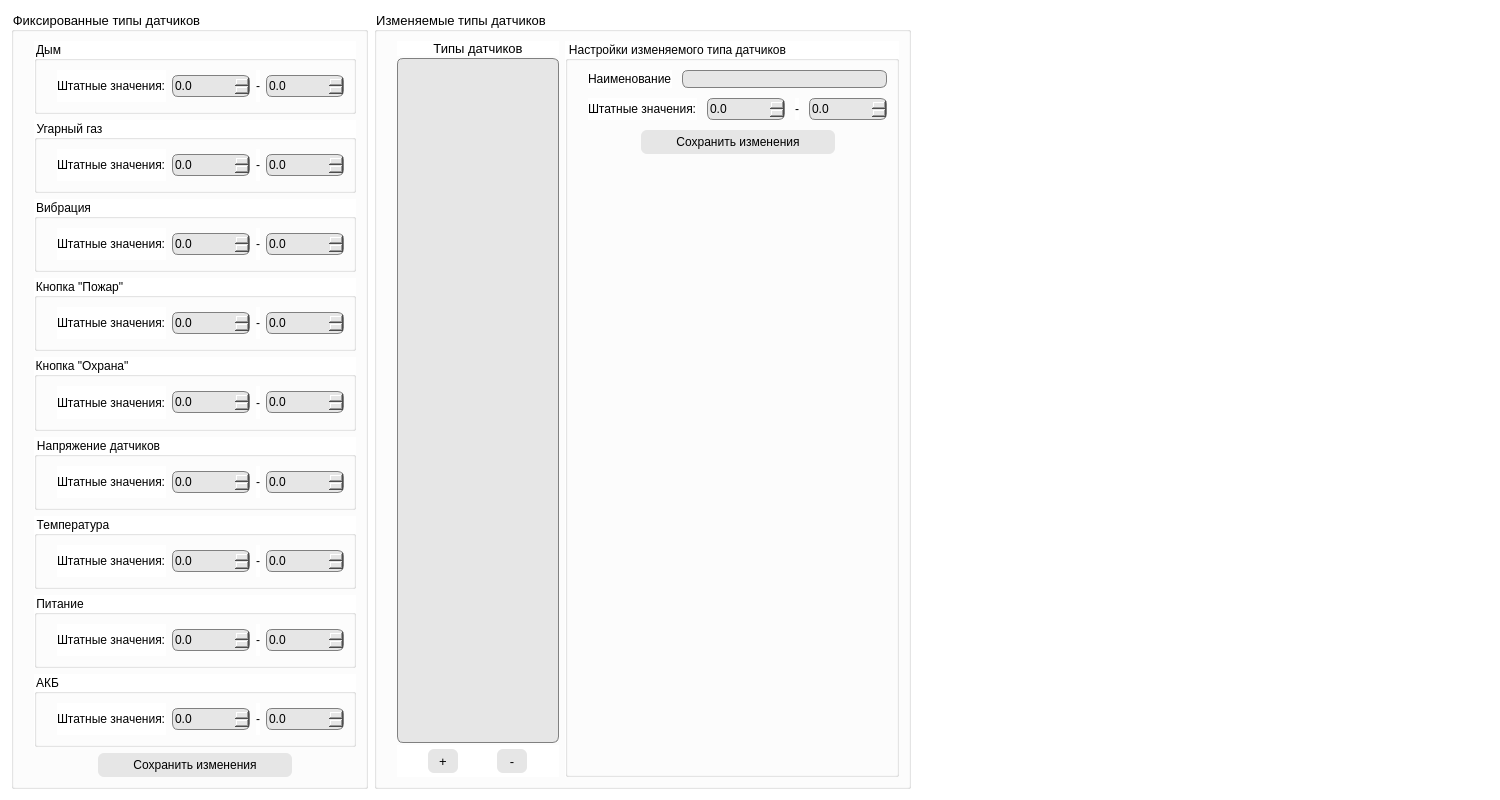
<?xml version="1.0" encoding="UTF-8"?>
<ui version="4.0">
 <class>SensorsTabWidget</class>
 <widget class="QWidget" name="SensorsTabWidget">
  <property name="geometry">
   <rect>
    <x>0</x>
    <y>0</y>
    <width>1500</width>
    <height>800</height>
   </rect>
  </property>
  <property name="windowTitle">
   <string>Form</string>
  </property>
  <property name="styleSheet">
   <string notr="true">QWidget,
QDialog
{
	background-color: rgb(255, 255, 255);
}

QListWidget#listUnfixedSensorTypes
{
	background-color: rgb(230, 230, 230);
	border: 1px solid gray;
	border-radius: 6px;
	padding: 6px 0px;
	max-width: 160px;
}

QLineEdit
{
	background-color: rgb(230, 230, 230);
	border-radius: 6px;
	border: 1px solid gray;
	min-width: 160px;
}

QDoubleSpinBox
{
	background-color: rgb(230, 230, 230);
	border-radius: 6px;
	border: 1px solid gray;
	min-height: 20px;
	min-width: 60px;	
	max-width: 100px;	
}

QPushButton
{
	background-color: rgb(230, 230, 230);
	border: none;
	border-radius: 6px;
	min-width: 80px;	
	min-height: 24px;
}

QPushButton#btnAddUnfixedSensor, #btnRemoveUnfixedSensor
{
	min-width: 30px;	
}


QPushButton#btnSaveFixedTypes, #btnSaveUnfixedType
{
	min-width: 170px;
	padding: 0px 12px;
}

QPushButton:hover
{
	border: 2px solid black;
}
</string>
  </property>
  <layout class="QHBoxLayout" name="horizontalLayout">
   <item>
    <widget class="QGroupBox" name="groupBox_17">
     <property name="sizePolicy">
      <sizepolicy hsizetype="Fixed" vsizetype="Preferred">
       <horstretch>0</horstretch>
       <verstretch>0</verstretch>
      </sizepolicy>
     </property>
     <property name="font">
      <font>
       <pointsize>10</pointsize>
      </font>
     </property>
     <property name="title">
      <string>Фиксированные типы датчиков</string>
     </property>
     <layout class="QVBoxLayout" name="verticalLayout_13">
      <property name="leftMargin">
       <number>20</number>
      </property>
      <item>
       <widget class="QGroupBox" name="gbSensorSmoke">
        <property name="sizePolicy">
         <sizepolicy hsizetype="Preferred" vsizetype="Minimum">
          <horstretch>0</horstretch>
          <verstretch>0</verstretch>
         </sizepolicy>
        </property>
        <property name="font">
         <font>
          <pointsize>9</pointsize>
         </font>
        </property>
        <property name="title">
         <string>Дым</string>
        </property>
        <layout class="QHBoxLayout" name="horizontalLayout_22">
         <property name="leftMargin">
          <number>20</number>
         </property>
         <item>
          <widget class="QLabel" name="label_82">
           <property name="font">
            <font>
             <pointsize>9</pointsize>
            </font>
           </property>
           <property name="text">
            <string>Штатные значения:</string>
           </property>
          </widget>
         </item>
         <item>
          <widget class="QDoubleSpinBox" name="dsbSensorSmokeMin">
           <property name="decimals">
            <number>1</number>
           </property>
           <property name="maximum">
            <double>65535.000000000000000</double>
           </property>
           <property name="singleStep">
            <double>0.100000000000000</double>
           </property>
          </widget>
         </item>
         <item>
          <widget class="QLabel" name="label_83">
           <property name="sizePolicy">
            <sizepolicy hsizetype="Fixed" vsizetype="Preferred">
             <horstretch>0</horstretch>
             <verstretch>0</verstretch>
            </sizepolicy>
           </property>
           <property name="font">
            <font>
             <pointsize>9</pointsize>
            </font>
           </property>
           <property name="text">
            <string>-</string>
           </property>
          </widget>
         </item>
         <item>
          <widget class="QDoubleSpinBox" name="dsbSensorSmokeMax">
           <property name="decimals">
            <number>1</number>
           </property>
           <property name="maximum">
            <double>65535.000000000000000</double>
           </property>
           <property name="singleStep">
            <double>0.100000000000000</double>
           </property>
          </widget>
         </item>
        </layout>
       </widget>
      </item>
      <item>
       <widget class="QGroupBox" name="gbSensorCO">
        <property name="sizePolicy">
         <sizepolicy hsizetype="Preferred" vsizetype="Minimum">
          <horstretch>0</horstretch>
          <verstretch>0</verstretch>
         </sizepolicy>
        </property>
        <property name="font">
         <font>
          <pointsize>9</pointsize>
         </font>
        </property>
        <property name="title">
         <string>Угарный газ</string>
        </property>
        <layout class="QHBoxLayout" name="horizontalLayout_23">
         <property name="leftMargin">
          <number>20</number>
         </property>
         <item>
          <widget class="QLabel" name="label_84">
           <property name="font">
            <font>
             <pointsize>9</pointsize>
            </font>
           </property>
           <property name="text">
            <string>Штатные значения:</string>
           </property>
          </widget>
         </item>
         <item>
          <widget class="QDoubleSpinBox" name="dsbSensorCOMin">
           <property name="decimals">
            <number>1</number>
           </property>
           <property name="maximum">
            <double>65535.000000000000000</double>
           </property>
           <property name="singleStep">
            <double>0.100000000000000</double>
           </property>
          </widget>
         </item>
         <item>
          <widget class="QLabel" name="label_85">
           <property name="sizePolicy">
            <sizepolicy hsizetype="Fixed" vsizetype="Preferred">
             <horstretch>0</horstretch>
             <verstretch>0</verstretch>
            </sizepolicy>
           </property>
           <property name="font">
            <font>
             <pointsize>9</pointsize>
            </font>
           </property>
           <property name="text">
            <string>-</string>
           </property>
          </widget>
         </item>
         <item>
          <widget class="QDoubleSpinBox" name="dsbSensorCOMax">
           <property name="decimals">
            <number>1</number>
           </property>
           <property name="maximum">
            <double>65535.000000000000000</double>
           </property>
           <property name="singleStep">
            <double>0.100000000000000</double>
           </property>
          </widget>
         </item>
        </layout>
       </widget>
      </item>
      <item>
       <widget class="QGroupBox" name="gbVibration">
        <property name="sizePolicy">
         <sizepolicy hsizetype="Preferred" vsizetype="Minimum">
          <horstretch>0</horstretch>
          <verstretch>0</verstretch>
         </sizepolicy>
        </property>
        <property name="font">
         <font>
          <pointsize>9</pointsize>
         </font>
        </property>
        <property name="title">
         <string>Вибрация</string>
        </property>
        <layout class="QHBoxLayout" name="horizontalLayout_24">
         <property name="leftMargin">
          <number>20</number>
         </property>
         <item>
          <widget class="QLabel" name="label_86">
           <property name="font">
            <font>
             <pointsize>9</pointsize>
            </font>
           </property>
           <property name="text">
            <string>Штатные значения:</string>
           </property>
          </widget>
         </item>
         <item>
          <widget class="QDoubleSpinBox" name="dsbVibrationMin">
           <property name="decimals">
            <number>1</number>
           </property>
           <property name="maximum">
            <double>65535.000000000000000</double>
           </property>
           <property name="singleStep">
            <double>0.100000000000000</double>
           </property>
          </widget>
         </item>
         <item>
          <widget class="QLabel" name="label_87">
           <property name="sizePolicy">
            <sizepolicy hsizetype="Fixed" vsizetype="Preferred">
             <horstretch>0</horstretch>
             <verstretch>0</verstretch>
            </sizepolicy>
           </property>
           <property name="font">
            <font>
             <pointsize>9</pointsize>
            </font>
           </property>
           <property name="text">
            <string>-</string>
           </property>
          </widget>
         </item>
         <item>
          <widget class="QDoubleSpinBox" name="dsbVibrationMax">
           <property name="decimals">
            <number>1</number>
           </property>
           <property name="maximum">
            <double>65535.000000000000000</double>
           </property>
           <property name="singleStep">
            <double>0.100000000000000</double>
           </property>
          </widget>
         </item>
        </layout>
       </widget>
      </item>
      <item>
       <widget class="QGroupBox" name="gbBtnFire">
        <property name="sizePolicy">
         <sizepolicy hsizetype="Preferred" vsizetype="Minimum">
          <horstretch>0</horstretch>
          <verstretch>0</verstretch>
         </sizepolicy>
        </property>
        <property name="font">
         <font>
          <pointsize>9</pointsize>
         </font>
        </property>
        <property name="title">
         <string>Кнопка &quot;Пожар&quot;</string>
        </property>
        <layout class="QHBoxLayout" name="horizontalLayout_25">
         <property name="leftMargin">
          <number>20</number>
         </property>
         <item>
          <widget class="QLabel" name="label_88">
           <property name="font">
            <font>
             <pointsize>9</pointsize>
            </font>
           </property>
           <property name="text">
            <string>Штатные значения:</string>
           </property>
          </widget>
         </item>
         <item>
          <widget class="QDoubleSpinBox" name="dsbBtnFireMin">
           <property name="decimals">
            <number>1</number>
           </property>
           <property name="maximum">
            <double>65535.000000000000000</double>
           </property>
           <property name="singleStep">
            <double>0.100000000000000</double>
           </property>
          </widget>
         </item>
         <item>
          <widget class="QLabel" name="label_89">
           <property name="sizePolicy">
            <sizepolicy hsizetype="Fixed" vsizetype="Preferred">
             <horstretch>0</horstretch>
             <verstretch>0</verstretch>
            </sizepolicy>
           </property>
           <property name="font">
            <font>
             <pointsize>9</pointsize>
            </font>
           </property>
           <property name="text">
            <string>-</string>
           </property>
          </widget>
         </item>
         <item>
          <widget class="QDoubleSpinBox" name="dsbBtnFireMax">
           <property name="decimals">
            <number>1</number>
           </property>
           <property name="maximum">
            <double>65535.000000000000000</double>
           </property>
           <property name="singleStep">
            <double>0.100000000000000</double>
           </property>
          </widget>
         </item>
        </layout>
       </widget>
      </item>
      <item>
       <widget class="QGroupBox" name="gbBtnSecurity">
        <property name="sizePolicy">
         <sizepolicy hsizetype="Preferred" vsizetype="Minimum">
          <horstretch>0</horstretch>
          <verstretch>0</verstretch>
         </sizepolicy>
        </property>
        <property name="font">
         <font>
          <pointsize>9</pointsize>
         </font>
        </property>
        <property name="title">
         <string>Кнопка &quot;Охрана&quot;</string>
        </property>
        <layout class="QHBoxLayout" name="horizontalLayout_26">
         <property name="leftMargin">
          <number>20</number>
         </property>
         <item>
          <widget class="QLabel" name="label_90">
           <property name="font">
            <font>
             <pointsize>9</pointsize>
            </font>
           </property>
           <property name="text">
            <string>Штатные значения:</string>
           </property>
          </widget>
         </item>
         <item>
          <widget class="QDoubleSpinBox" name="dsbBtnSecurityMin">
           <property name="decimals">
            <number>1</number>
           </property>
           <property name="maximum">
            <double>65535.000000000000000</double>
           </property>
           <property name="singleStep">
            <double>0.100000000000000</double>
           </property>
          </widget>
         </item>
         <item>
          <widget class="QLabel" name="label_91">
           <property name="sizePolicy">
            <sizepolicy hsizetype="Fixed" vsizetype="Preferred">
             <horstretch>0</horstretch>
             <verstretch>0</verstretch>
            </sizepolicy>
           </property>
           <property name="font">
            <font>
             <pointsize>9</pointsize>
            </font>
           </property>
           <property name="text">
            <string>-</string>
           </property>
          </widget>
         </item>
         <item>
          <widget class="QDoubleSpinBox" name="dsbBtnSecurityMax">
           <property name="decimals">
            <number>1</number>
           </property>
           <property name="maximum">
            <double>65535.000000000000000</double>
           </property>
           <property name="singleStep">
            <double>0.100000000000000</double>
           </property>
          </widget>
         </item>
        </layout>
       </widget>
      </item>
      <item>
       <widget class="QGroupBox" name="gbTempIn">
        <property name="sizePolicy">
         <sizepolicy hsizetype="Preferred" vsizetype="Minimum">
          <horstretch>0</horstretch>
          <verstretch>0</verstretch>
         </sizepolicy>
        </property>
        <property name="font">
         <font>
          <pointsize>9</pointsize>
         </font>
        </property>
        <property name="title">
         <string>Напряжение датчиков</string>
        </property>
        <layout class="QHBoxLayout" name="horizontalLayout_28">
         <property name="leftMargin">
          <number>20</number>
         </property>
         <item>
          <widget class="QLabel" name="label_92">
           <property name="font">
            <font>
             <pointsize>9</pointsize>
            </font>
           </property>
           <property name="text">
            <string>Штатные значения:</string>
           </property>
          </widget>
         </item>
         <item>
          <widget class="QDoubleSpinBox" name="dsbTempInMin">
           <property name="decimals">
            <number>1</number>
           </property>
           <property name="maximum">
            <double>65535.000000000000000</double>
           </property>
           <property name="singleStep">
            <double>0.100000000000000</double>
           </property>
          </widget>
         </item>
         <item>
          <widget class="QLabel" name="label_93">
           <property name="sizePolicy">
            <sizepolicy hsizetype="Fixed" vsizetype="Preferred">
             <horstretch>0</horstretch>
             <verstretch>0</verstretch>
            </sizepolicy>
           </property>
           <property name="font">
            <font>
             <pointsize>9</pointsize>
            </font>
           </property>
           <property name="text">
            <string>-</string>
           </property>
          </widget>
         </item>
         <item>
          <widget class="QDoubleSpinBox" name="dsbTempInMax">
           <property name="decimals">
            <number>1</number>
           </property>
           <property name="maximum">
            <double>65535.000000000000000</double>
           </property>
           <property name="singleStep">
            <double>0.100000000000000</double>
           </property>
          </widget>
         </item>
        </layout>
       </widget>
      </item>
      <item>
       <widget class="QGroupBox" name="gbTempOut">
        <property name="sizePolicy">
         <sizepolicy hsizetype="Preferred" vsizetype="Minimum">
          <horstretch>0</horstretch>
          <verstretch>0</verstretch>
         </sizepolicy>
        </property>
        <property name="font">
         <font>
          <pointsize>9</pointsize>
         </font>
        </property>
        <property name="title">
         <string>Температура</string>
        </property>
        <layout class="QHBoxLayout" name="horizontalLayout_29">
         <property name="leftMargin">
          <number>20</number>
         </property>
         <item>
          <widget class="QLabel" name="label_94">
           <property name="font">
            <font>
             <pointsize>9</pointsize>
            </font>
           </property>
           <property name="text">
            <string>Штатные значения:</string>
           </property>
          </widget>
         </item>
         <item>
          <widget class="QDoubleSpinBox" name="dsbTempOutMin">
           <property name="decimals">
            <number>1</number>
           </property>
           <property name="maximum">
            <double>65535.000000000000000</double>
           </property>
           <property name="singleStep">
            <double>0.100000000000000</double>
           </property>
          </widget>
         </item>
         <item>
          <widget class="QLabel" name="label_95">
           <property name="sizePolicy">
            <sizepolicy hsizetype="Fixed" vsizetype="Preferred">
             <horstretch>0</horstretch>
             <verstretch>0</verstretch>
            </sizepolicy>
           </property>
           <property name="font">
            <font>
             <pointsize>9</pointsize>
            </font>
           </property>
           <property name="text">
            <string>-</string>
           </property>
          </widget>
         </item>
         <item>
          <widget class="QDoubleSpinBox" name="dsbTempOutMax">
           <property name="decimals">
            <number>1</number>
           </property>
           <property name="maximum">
            <double>65535.000000000000000</double>
           </property>
           <property name="singleStep">
            <double>0.100000000000000</double>
           </property>
          </widget>
         </item>
        </layout>
       </widget>
      </item>
      <item>
       <widget class="QGroupBox" name="gbVoltBus">
        <property name="sizePolicy">
         <sizepolicy hsizetype="Preferred" vsizetype="Minimum">
          <horstretch>0</horstretch>
          <verstretch>0</verstretch>
         </sizepolicy>
        </property>
        <property name="font">
         <font>
          <pointsize>9</pointsize>
         </font>
        </property>
        <property name="title">
         <string>Питание</string>
        </property>
        <layout class="QHBoxLayout" name="horizontalLayout_31">
         <property name="leftMargin">
          <number>20</number>
         </property>
         <item>
          <widget class="QLabel" name="label_98">
           <property name="font">
            <font>
             <pointsize>9</pointsize>
            </font>
           </property>
           <property name="text">
            <string>Штатные значения:</string>
           </property>
          </widget>
         </item>
         <item>
          <widget class="QDoubleSpinBox" name="dsbVoltBusMin">
           <property name="decimals">
            <number>1</number>
           </property>
           <property name="maximum">
            <double>65535.000000000000000</double>
           </property>
           <property name="singleStep">
            <double>0.100000000000000</double>
           </property>
          </widget>
         </item>
         <item>
          <widget class="QLabel" name="label_99">
           <property name="sizePolicy">
            <sizepolicy hsizetype="Fixed" vsizetype="Preferred">
             <horstretch>0</horstretch>
             <verstretch>0</verstretch>
            </sizepolicy>
           </property>
           <property name="font">
            <font>
             <pointsize>9</pointsize>
            </font>
           </property>
           <property name="text">
            <string>-</string>
           </property>
          </widget>
         </item>
         <item>
          <widget class="QDoubleSpinBox" name="dsbVoltBusMax">
           <property name="decimals">
            <number>1</number>
           </property>
           <property name="maximum">
            <double>65535.000000000000000</double>
           </property>
           <property name="singleStep">
            <double>0.100000000000000</double>
           </property>
          </widget>
         </item>
        </layout>
       </widget>
      </item>
      <item>
       <widget class="QGroupBox" name="gbVoltBattery">
        <property name="sizePolicy">
         <sizepolicy hsizetype="Preferred" vsizetype="Minimum">
          <horstretch>0</horstretch>
          <verstretch>0</verstretch>
         </sizepolicy>
        </property>
        <property name="font">
         <font>
          <pointsize>9</pointsize>
         </font>
        </property>
        <property name="title">
         <string>АКБ</string>
        </property>
        <layout class="QHBoxLayout" name="horizontalLayout_30">
         <property name="leftMargin">
          <number>20</number>
         </property>
         <item>
          <widget class="QLabel" name="label_96">
           <property name="font">
            <font>
             <pointsize>9</pointsize>
            </font>
           </property>
           <property name="text">
            <string>Штатные значения:</string>
           </property>
          </widget>
         </item>
         <item>
          <widget class="QDoubleSpinBox" name="dsbVoltBatteryMin">
           <property name="decimals">
            <number>1</number>
           </property>
           <property name="maximum">
            <double>65535.000000000000000</double>
           </property>
           <property name="singleStep">
            <double>0.100000000000000</double>
           </property>
          </widget>
         </item>
         <item>
          <widget class="QLabel" name="label_97">
           <property name="sizePolicy">
            <sizepolicy hsizetype="Fixed" vsizetype="Preferred">
             <horstretch>0</horstretch>
             <verstretch>0</verstretch>
            </sizepolicy>
           </property>
           <property name="font">
            <font>
             <pointsize>9</pointsize>
            </font>
           </property>
           <property name="text">
            <string>-</string>
           </property>
          </widget>
         </item>
         <item>
          <widget class="QDoubleSpinBox" name="dsbVoltBatteryMax">
           <property name="decimals">
            <number>1</number>
           </property>
           <property name="maximum">
            <double>65535.000000000000000</double>
           </property>
           <property name="singleStep">
            <double>0.100000000000000</double>
           </property>
          </widget>
         </item>
        </layout>
       </widget>
      </item>
      <item>
       <layout class="QHBoxLayout" name="horizontalLayout_19">
        <item>
         <spacer name="horizontalSpacer_11">
          <property name="font">
           <font>
            <pointsize>9</pointsize>
           </font>
          </property>
          <property name="orientation">
           <enum>Qt::Horizontal</enum>
          </property>
          <property name="sizeHint" stdset="0">
           <size>
            <width>40</width>
            <height>20</height>
           </size>
          </property>
         </spacer>
        </item>
        <item>
         <widget class="QPushButton" name="btnSaveFixedTypes">
          <property name="font">
           <font>
            <pointsize>9</pointsize>
           </font>
          </property>
          <property name="text">
           <string>Сохранить изменения</string>
          </property>
         </widget>
        </item>
        <item>
         <spacer name="horizontalSpacer_10">
          <property name="font">
           <font>
            <pointsize>9</pointsize>
           </font>
          </property>
          <property name="orientation">
           <enum>Qt::Horizontal</enum>
          </property>
          <property name="sizeHint" stdset="0">
           <size>
            <width>40</width>
            <height>20</height>
           </size>
          </property>
         </spacer>
        </item>
       </layout>
      </item>
     </layout>
    </widget>
   </item>
   <item>
    <widget class="QGroupBox" name="groupBox_28">
     <property name="sizePolicy">
      <sizepolicy hsizetype="Fixed" vsizetype="Preferred">
       <horstretch>0</horstretch>
       <verstretch>0</verstretch>
      </sizepolicy>
     </property>
     <property name="font">
      <font>
       <pointsize>10</pointsize>
      </font>
     </property>
     <property name="title">
      <string>Изменяемые типы датчиков</string>
     </property>
     <layout class="QHBoxLayout" name="horizontalLayout_32">
      <property name="leftMargin">
       <number>20</number>
      </property>
      <item>
       <layout class="QVBoxLayout" name="layoutModuleList_3">
        <property name="spacing">
         <number>2</number>
        </property>
        <item>
         <widget class="QLabel" name="label_48">
          <property name="sizePolicy">
           <sizepolicy hsizetype="Preferred" vsizetype="Fixed">
            <horstretch>0</horstretch>
            <verstretch>0</verstretch>
           </sizepolicy>
          </property>
          <property name="font">
           <font>
            <pointsize>10</pointsize>
           </font>
          </property>
          <property name="text">
           <string>Типы датчиков</string>
          </property>
          <property name="alignment">
           <set>Qt::AlignBottom|Qt::AlignHCenter</set>
          </property>
         </widget>
        </item>
        <item>
         <widget class="QListWidget" name="listUnfixedSensorTypes">
          <property name="sizePolicy">
           <sizepolicy hsizetype="Preferred" vsizetype="Expanding">
            <horstretch>0</horstretch>
            <verstretch>0</verstretch>
           </sizepolicy>
          </property>
          <property name="maximumSize">
           <size>
            <width>162</width>
            <height>16777215</height>
           </size>
          </property>
          <property name="font">
           <font>
            <family>MS Shell Dlg 2</family>
            <pointsize>10</pointsize>
           </font>
          </property>
          <property name="styleSheet">
           <string notr="true"/>
          </property>
          <property name="currentRow">
           <number>-1</number>
          </property>
         </widget>
        </item>
        <item>
         <widget class="QWidget" name="widget_6" native="true">
          <layout class="QHBoxLayout" name="horizontalLayout_17">
           <property name="spacing">
            <number>12</number>
           </property>
           <property name="leftMargin">
            <number>4</number>
           </property>
           <property name="topMargin">
            <number>4</number>
           </property>
           <property name="rightMargin">
            <number>4</number>
           </property>
           <property name="bottomMargin">
            <number>4</number>
           </property>
           <item>
            <widget class="QPushButton" name="btnAddUnfixedSensor">
             <property name="sizePolicy">
              <sizepolicy hsizetype="Fixed" vsizetype="Fixed">
               <horstretch>0</horstretch>
               <verstretch>0</verstretch>
              </sizepolicy>
             </property>
             <property name="minimumSize">
              <size>
               <width>30</width>
               <height>24</height>
              </size>
             </property>
             <property name="font">
              <font>
               <pointsize>10</pointsize>
              </font>
             </property>
             <property name="text">
              <string>+</string>
             </property>
            </widget>
           </item>
           <item>
            <widget class="QPushButton" name="btnRemoveUnfixedSensor">
             <property name="sizePolicy">
              <sizepolicy hsizetype="Fixed" vsizetype="Fixed">
               <horstretch>0</horstretch>
               <verstretch>0</verstretch>
              </sizepolicy>
             </property>
             <property name="minimumSize">
              <size>
               <width>30</width>
               <height>24</height>
              </size>
             </property>
             <property name="font">
              <font>
               <pointsize>10</pointsize>
              </font>
             </property>
             <property name="text">
              <string>-</string>
             </property>
            </widget>
           </item>
          </layout>
         </widget>
        </item>
       </layout>
      </item>
      <item>
       <widget class="QGroupBox" name="groupBox_16">
        <property name="sizePolicy">
         <sizepolicy hsizetype="Fixed" vsizetype="Preferred">
          <horstretch>0</horstretch>
          <verstretch>0</verstretch>
         </sizepolicy>
        </property>
        <property name="font">
         <font>
          <pointsize>9</pointsize>
          <weight>50</weight>
          <bold>false</bold>
         </font>
        </property>
        <property name="title">
         <string>Настройки изменяемого типа датчиков</string>
        </property>
        <property name="checkable">
         <bool>false</bool>
        </property>
        <property name="checked">
         <bool>false</bool>
        </property>
        <layout class="QVBoxLayout" name="verticalLayout_11">
         <property name="spacing">
          <number>10</number>
         </property>
         <property name="leftMargin">
          <number>20</number>
         </property>
         <item>
          <layout class="QHBoxLayout" name="horizontalLayout_18">
           <item>
            <widget class="QLabel" name="label_49">
             <property name="font">
              <font>
               <pointsize>9</pointsize>
              </font>
             </property>
             <property name="text">
              <string>Наименование</string>
             </property>
            </widget>
           </item>
           <item>
            <widget class="QLineEdit" name="leUnfixedSensorTypeName">
             <property name="sizePolicy">
              <sizepolicy hsizetype="MinimumExpanding" vsizetype="Fixed">
               <horstretch>0</horstretch>
               <verstretch>0</verstretch>
              </sizepolicy>
             </property>
             <property name="font">
              <font>
               <pointsize>9</pointsize>
              </font>
             </property>
            </widget>
           </item>
          </layout>
         </item>
         <item>
          <layout class="QHBoxLayout" name="horizontalLayout_27">
           <item>
            <widget class="QLabel" name="label_50">
             <property name="font">
              <font>
               <pointsize>9</pointsize>
              </font>
             </property>
             <property name="text">
              <string>Штатные значения:</string>
             </property>
            </widget>
           </item>
           <item>
            <widget class="QDoubleSpinBox" name="dsbUnfixedSensorMin">
             <property name="decimals">
              <number>1</number>
             </property>
             <property name="maximum">
              <double>65535.000000000000000</double>
             </property>
             <property name="singleStep">
              <double>0.100000000000000</double>
             </property>
            </widget>
           </item>
           <item>
            <widget class="QLabel" name="label_51">
             <property name="font">
              <font>
               <pointsize>9</pointsize>
              </font>
             </property>
             <property name="text">
              <string>-</string>
             </property>
            </widget>
           </item>
           <item>
            <widget class="QDoubleSpinBox" name="dsbUnfixedSensorMax">
             <property name="decimals">
              <number>1</number>
             </property>
             <property name="maximum">
              <double>65535.000000000000000</double>
             </property>
             <property name="singleStep">
              <double>0.100000000000000</double>
             </property>
            </widget>
           </item>
          </layout>
         </item>
         <item>
          <layout class="QHBoxLayout" name="horizontalLayout_33">
           <item>
            <spacer name="horizontalSpacer_13">
             <property name="font">
              <font>
               <pointsize>9</pointsize>
              </font>
             </property>
             <property name="orientation">
              <enum>Qt::Horizontal</enum>
             </property>
             <property name="sizeHint" stdset="0">
              <size>
               <width>40</width>
               <height>20</height>
              </size>
             </property>
            </spacer>
           </item>
           <item>
            <widget class="QPushButton" name="btnSaveUnfixedType">
             <property name="font">
              <font>
               <pointsize>9</pointsize>
              </font>
             </property>
             <property name="text">
              <string>Сохранить изменения</string>
             </property>
            </widget>
           </item>
           <item>
            <spacer name="horizontalSpacer_14">
             <property name="font">
              <font>
               <pointsize>9</pointsize>
              </font>
             </property>
             <property name="orientation">
              <enum>Qt::Horizontal</enum>
             </property>
             <property name="sizeHint" stdset="0">
              <size>
               <width>40</width>
               <height>20</height>
              </size>
             </property>
            </spacer>
           </item>
          </layout>
         </item>
         <item>
          <spacer name="verticalSpacer">
           <property name="orientation">
            <enum>Qt::Vertical</enum>
           </property>
           <property name="sizeHint" stdset="0">
            <size>
             <width>20</width>
             <height>40</height>
            </size>
           </property>
          </spacer>
         </item>
        </layout>
       </widget>
      </item>
     </layout>
    </widget>
   </item>
   <item>
    <spacer name="horizontalSpacer_3">
     <property name="orientation">
      <enum>Qt::Horizontal</enum>
     </property>
     <property name="sizeHint" stdset="0">
      <size>
       <width>518</width>
       <height>20</height>
      </size>
     </property>
    </spacer>
   </item>
  </layout>
 </widget>
 <resources/>
 <connections/>
</ui>
